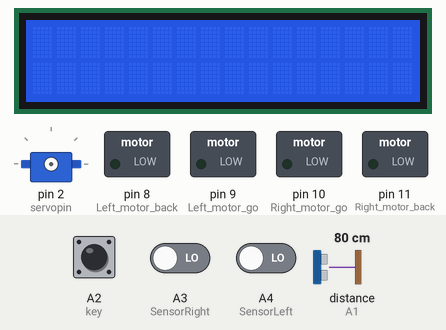
Simulated run of this sketch. Board: Arduino Uno, built with avr-gcc and run on an emulated ATmega328P. Parts: 16×2 character LCD, servo, switched loads named in the sketch (green lamp = pin HIGH). Wiring (inferred from the names in the program): servo: signal pin 2. The inputs (shaded band) are chosen by the test bench; at power-on: A2 (key) LOW, distance to the obstacle (sensor on A1) 80 cm, A3 (SensorRight) LOW, A4 (SensorLeft) LOW. The echo pulse lasts 58.3 µs per cm; servo pulses on a pin are drawn as a servo (544–2400 µs = 0–180°); pins used as bus, display or sensor lines are not drawn.

Above: at 1.2 s.
1.3 s: A2 (key) pulled HIGH for 0.15 s
At 1.56 s:
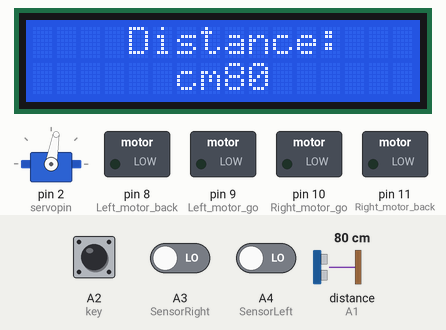
2.0 s: distance to the obstacle (sensor on A1) set to 11 cm
At 2.33 s:
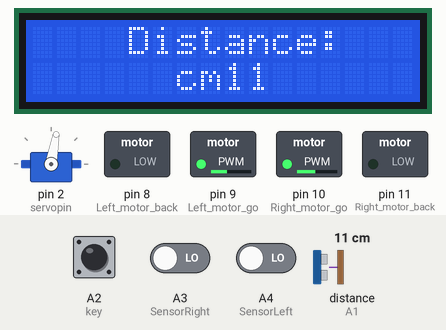
3.7 s: distance to the obstacle (sensor on A1) set to 8 cm
At 3.85 s:
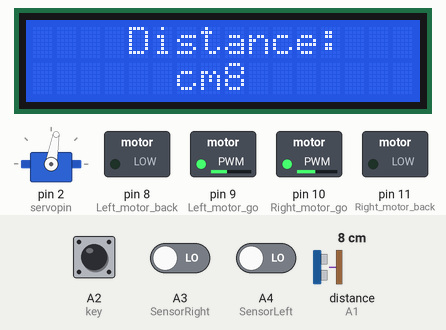
5.2 s: distance to the obstacle (sensor on A1) set to 2 cm
At 5.37 s:
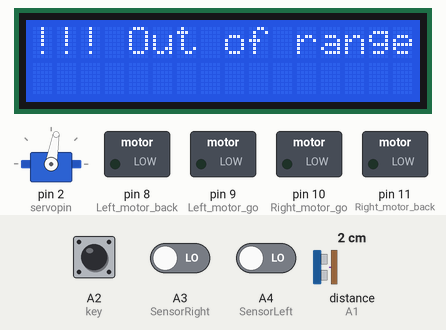
Timing chart, 0 to 8.2 s (numbered marks = the images above; inputs shaded):
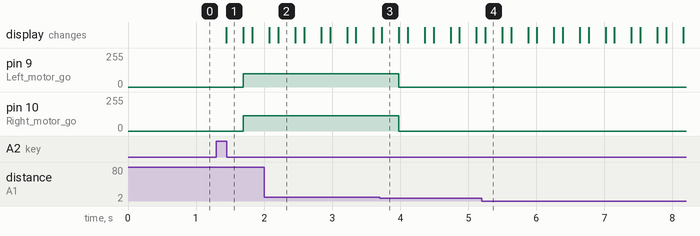

Measured:
- after the input at 1.3 s, pin 9 (Left_motor_go): 0/255 → 100/255 after 0.39 s; pin 10 (Right_motor_go): 0/255 → 115/255 after 0.39 s; the display: changes after 0.14 s (image 1)
- after the input at 2.0 s, the display: first differs from a run without the input after 0.21 s (image 2)
- after the input at 3.7 s, pin 9 (Left_motor_go): 100/255 → 0/255 after 0.28 s; pin 10 (Right_motor_go): 115/255 → 0/255 after 0.28 s; the display: changes at once (image 3)
- after the input at 5.2 s, the display: changes after 0.05 s (image 4)

The sketch:

tracking_ultrasonic_1.ino
```cpp
//============================亚博科技========================================
//  智能小车超声波避障实验(有舵机)
//  程序中电脑打印数值部分都被屏蔽了，打印会影响小车遇到障碍物的反应速度
//  调试时可以打开屏蔽内容Serial.print，打印测到的距离
//  本实验控制速度的pwm值和延时均有调节，但还是配合实际情况，实际电量调节数值
//=============================================================================
//#include <Servo.h>
#include <LiquidCrystal.h> //申明1602液晶的函数库
LiquidCrystal lcd(13,12,6,5,4,3); //4数据口模式连线声明

int Left_motor_back=8;     //左电机后退(IN1)
int Left_motor_go=9;     //左电机前进(IN2)
int Right_motor_go=10;    // 右电机前进(IN3)
int Right_motor_back=11;    // 右电机后退(IN4)

int key=A2;//定义按键 数字7 接口
//int beep=12;//定义蜂鸣器 数字12 接口

const int SensorRight = A3;   	//右循迹红外传感器(P3.2 OUT1)
const int SensorLeft = A4;     	//左循迹红外传感器(P3.3 OUT2)

int SL;    //左循迹红外传感器状态
int SR;    //右循迹红外传感器状态

int Echo = A1;  // Echo回声脚(P2.0)
int Trig =A0;  //  Trig 触发脚(P2.1)

int Distance = 0;

int servopin=2;//设置舵机驱动脚到数字口2
int myangle;//定义角度变量
int pulsewidth;//定义脉宽变量
int val;

void setup()
{
  //初始化电机驱动IO为输出方式
  pinMode(Left_motor_go,OUTPUT); // PIN 8 (PWM)
  pinMode(Left_motor_back,OUTPUT); // PIN 9 (PWM)
  pinMode(Right_motor_go,OUTPUT);// PIN 10 (PWM)
  pinMode(Right_motor_back,OUTPUT);// PIN 11 (PWM)
  pinMode(key,INPUT);//定义按键接口为输入接口

  //pinMode(beep,OUTPUT);
  pinMode(SensorRight, INPUT); //定义右循迹红外传感器为输入
  pinMode(SensorLeft, INPUT); //定义左循迹红外传感器为输入
  Serial.begin(9600);     // 初始化串口
    pinMode(Echo, INPUT);    // 定义超声波输入脚
  pinMode(Trig, OUTPUT);   // 定义超声波输出脚

  lcd.begin(16,2);      //初始化1602液晶工作                       模式
  //定义1602液晶显示范围为2行16列字符
  pinMode(servopin,OUTPUT);//设定舵机接口为输出接口
}


//=======================智-能-小-车-的-基-本-动-作=========================

//void run(int time)     // 前进
void run()
{
  digitalWrite(Right_motor_go,HIGH);  // 右电机前进
  digitalWrite(Right_motor_back,LOW);
  analogWrite(Right_motor_go,115);//PWM比例0~255调速，左右轮差异略增减
  analogWrite(Right_motor_back,0);
  digitalWrite(Left_motor_go,HIGH);  // 左电机前进
  digitalWrite(Left_motor_back,LOW);
  analogWrite(Left_motor_go,100);//PWM比例0~255调速，左右轮差异略增减
  analogWrite(Left_motor_back,0);
  //delay(time * 100);   //执行时间，可以调整
}

//void brake(int time)  //刹车，停车
void brake()
{
  digitalWrite(Right_motor_go,LOW);
  digitalWrite(Right_motor_back,LOW);
  digitalWrite(Left_motor_go,LOW);
  digitalWrite(Left_motor_back,LOW);
  //delay(time * 100);//执行时间，可以调整
}

//void left(int time)         //左转(左轮不动，右轮前进)
void left()
{
  digitalWrite(Right_motor_go,HIGH);	// 右电机前进
  digitalWrite(Right_motor_back,LOW);
  analogWrite(Right_motor_go,100);
  analogWrite(Right_motor_back,0);//PWM比例0~255调速
  digitalWrite(Left_motor_go,LOW);   //左轮后退
  digitalWrite(Left_motor_back,LOW);
  analogWrite(Left_motor_go,0);
  analogWrite(Left_motor_back,0);//PWM比例0~255调速
  //delay(time * 100);	//执行时间，可以调整
}

void spin_left(int time)         //左转(左轮后退，右轮前进)
{
  digitalWrite(Right_motor_go,HIGH);	// 右电机前进
  digitalWrite(Right_motor_back,LOW);
  analogWrite(Right_motor_go,200);
  analogWrite(Right_motor_back,0);//PWM比例0~255调速
  digitalWrite(Left_motor_go,LOW);   //左轮后退
  digitalWrite(Left_motor_back,HIGH);
  analogWrite(Left_motor_go,0);
  analogWrite(Left_motor_back,200);//PWM比例0~255调速
  delay(time * 100);	//执行时间，可以调整
}

//void right(int time)        //右转(右轮不动，左轮前进)
void right()
{
  digitalWrite(Right_motor_go,LOW);   //右电机后退
  digitalWrite(Right_motor_back,LOW);
  analogWrite(Right_motor_go,0);
  analogWrite(Right_motor_back,0);//PWM比例0~255调速
  digitalWrite(Left_motor_go,HIGH);//左电机前进
  digitalWrite(Left_motor_back,LOW);
  analogWrite(Left_motor_go,100);
  analogWrite(Left_motor_back,0);//PWM比例0~255调速
  //delay(time * 100);	//执行时间，可以调整
}

void spin_right(int time)        //右转(右轮后退，左轮前进)
{
  digitalWrite(Right_motor_go,LOW);   //右电机后退
  digitalWrite(Right_motor_back,HIGH);
  analogWrite(Right_motor_go,0);
  analogWrite(Right_motor_back,200);//PWM比例0~255调速
  digitalWrite(Left_motor_go,HIGH);//左电机前进
  digitalWrite(Left_motor_back,LOW);
  analogWrite(Left_motor_go,200);
  analogWrite(Left_motor_back,0);//PWM比例0~255调速
  delay(time * 100);	//执行时间，可以调整
}

//void back(int time)          //后退
void back(int time)
{
  digitalWrite(Right_motor_go,LOW);  //右轮后退
  digitalWrite(Right_motor_back,HIGH);
  analogWrite(Right_motor_go,0);
  analogWrite(Right_motor_back,150);//PWM比例0~255调速
  digitalWrite(Left_motor_go,LOW);  //左轮后退
  digitalWrite(Left_motor_back,HIGH);
  analogWrite(Left_motor_go,0);
  analogWrite(Left_motor_back,150);//PWM比例0~255调速
  delay(time * 100);     //执行时间，可以调整
}


//===========================按--键--扫--描--=================================
void keysacn()
{
  int val;
  val=digitalRead(key);//读取数字7 口电平值赋给val
  while(!digitalRead(key))//当按键没被按下时，一直循环
  {
    val=digitalRead(key);//此句可省略，可让循环跑空
  }
  while(digitalRead(key))//当按键被按下时
  {
    delay(10);	//延时10ms
    val=digitalRead(key);//读取数字7 口电平值赋给val
    if(val==HIGH)  //第二次判断按键是否被按下
    {
      break;
      //digitalWrite(beep,HIGH);		//蜂鸣器响
      //while(!digitalRead(key))	//判断按键是否被松开
       // digitalWrite(beep,LOW);		//蜂鸣器停止
    }
    //else
     // digitalWrite(beep,LOW);          //蜂鸣器停止
  }
}
//======================舵--机--控--制===========================
void servopulse(int servopin,int myangle)/*定义一个脉冲函数，用来模拟方式产生PWM值*/
{
  pulsewidth=(myangle*11)+500;//将角度转化为500-2480 的脉宽值
  digitalWrite(servopin,HIGH);//将舵机接口电平置高
  delayMicroseconds(pulsewidth);//延时脉宽值的微秒数
  digitalWrite(servopin,LOW);//将舵机接口电平置低
  delay(20-pulsewidth/1000);//延时周期内剩余时间
}

//======================距--离--感--应--与--显--示=============================
void front_detection()
{
  //此处循环次数减少，为了增加小车遇到障碍物的反应速度
  for(int i=0;i<=5;i++) //产生PWM个数，等效延时以保证能转到响应角度
  {
    servopulse(servopin,80);//模拟产生PWM
  }
  Distance = Distance_test();
  //Serial.print("Front_Distance:");      //输出距离（单位：厘米）
 // Serial.println(Front_Distance);         //显示距离
 //Distance_display(Front_Distance);
}

float Distance_test()   // 量出前方距离
{
  digitalWrite(Trig, LOW);   // 给触发脚低电平2μs
  delayMicroseconds(2);
  digitalWrite(Trig, HIGH);  // 给触发脚高电平10μs，这里至少是10μs
  delayMicroseconds(10);
  digitalWrite(Trig, LOW);    // 持续给触发脚低电
  float Fdistance = pulseIn(Echo, HIGH);  // 读取高电平时间(单位：微秒)
  Fdistance= Fdistance/58;       //为什么除以58等于厘米，  Y米=（X秒*344）/2
  // X秒=（ 2*Y米）/344 ==》X秒=0.0058*Y米 ==》厘米=微秒/58
  //Serial.print("Distance:");      //输出距离（单位：厘米）
  //Serial.println(Fdistance);         //显示距离
  return Fdistance;
}

void Distance_display(int Distance)//显示距离
{
  if((2<Distance)&(Distance<400))
  {
    lcd.home();        //把光标移回左上角，即从头开始输出
    lcd.print("    Distance: ");       //显示
    lcd.setCursor(6,2);   //把光标定位在第2行，第6列
    lcd.print("cm");          //显示
    lcd.print(Distance);       //显示距离
  }
  else
  {
    lcd.home();        //把光标移回左上角，即从头开始输出
    lcd.print("!!! Out of range");       //显示
  }
  delay(250);
  lcd.clear();
}

void loop()
{
  keysacn();//调用按键扫描函数
  while(1)
  {

    front_detection();//测量前方距离
    Distance_display(Distance);//液晶屏显示距离

    //有信号为LOW  没有信号为HIGH
    SR = digitalRead(SensorRight);//有信号表明在白色区域，车子底板上L3亮；没信号表明压在黑线上，车子底板上L3灭
    SL = digitalRead(SensorLeft);//有信号表明在白色区域，车子底板上L2亮；没信号表明压在黑线上，车子底板上L2灭

    if((Distance < 10)||(Distance > 400))//如果距离小于10cm或大于400cm（小于2cm数值也大于400）距离都可自行调节，另跑道比较空旷，可去掉Distance > 400这一条件
      brake();//停车
    else
    {
      if (SL == LOW&&SR==LOW)
        run();   //调用前进函数
      else if (SL == HIGH & SR == LOW)// 左循迹红外传感器,检测到信号，车子向右偏离轨道，向左转
        left();
      else if (SR == HIGH & SL == LOW) // 右循迹红外传感器,检测到信号，车子向左偏离轨道，向右转
        right();
      else // 都是黑色, 停止
        brake();
    }
  }
}
```
